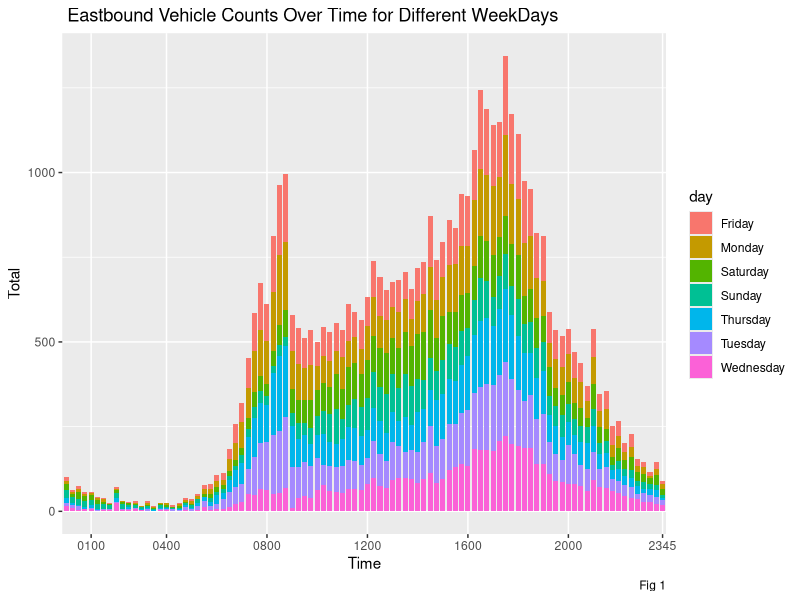
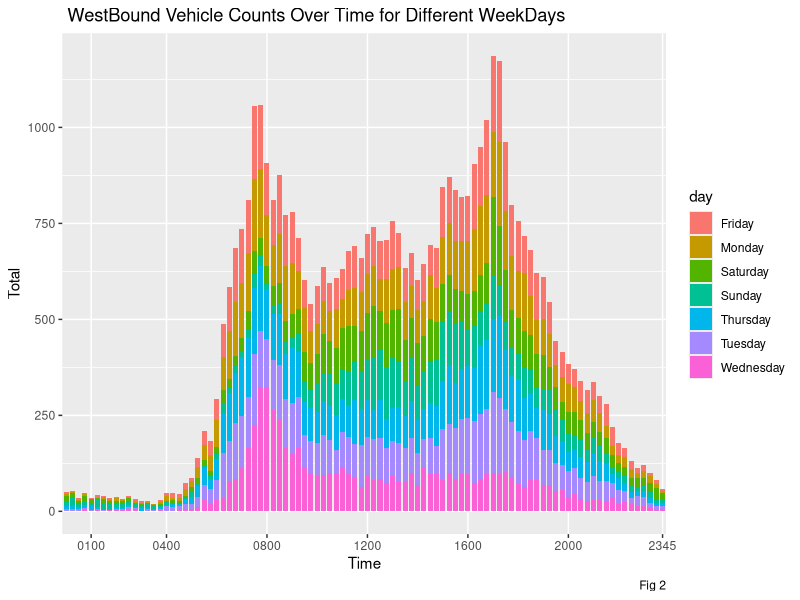

These charts were generated, in order, by the following R code: (Note: this script raises an error after producing the figures.)
## ---- chunk 1
knitr::opts_chunk$set(echo = TRUE,warning=FALSE, message = FALSE)

## ---- chunk 2

suppressMessages(require(readxl))
suppressMessages(require(ggplot2))
suppressMessages(require(dplyr))
suppressMessages(require(stringi))
suppressMessages(require(lubridate))
suppressMessages(require(tidyr))
suppressMessages(require(RColorBrewer))
suppressMessages(require(ggridges))

## ---- chunk 3

setwd("D:/Ratul/MyGit/Data-Visualisation/TrafficDataAnalysis")
my_data_eastbound <- read_excel("Data_Preprocess.xlsx",sheet = 1)
my_data_westbound <- read_excel("Data_Preprocess.xlsx",sheet = 2)

## ---- chunk 4
#Extract Day of Week
dow <- function(x) format(as.Date(x), "%A")
#Get the Day of Week in both the data
my_data_eastbound$day <- dow(my_data_eastbound$Day)
my_data_westbound$day <- dow(my_data_westbound$Day)

## ---- chunk 5

ggplot(data = my_data_eastbound, aes(x=Time, y = Total, fill=day))+
  geom_bar(stat = "identity", width=0.8) +
  scale_x_discrete(breaks=c('0100','0400','0800','1200','1600','2000','2345')) +
  ggtitle(" Eastbound Vehicle Counts Over Time for Different WeekDays") +
  labs(caption = "Fig 1")

ggplot(data = my_data_westbound, aes(x=Time, y = Total, fill=day))+
  geom_bar(stat = "identity", width=0.8) +
  scale_x_discrete(breaks=c('0100','0400','0800','1200','1600','2000','2345')) +
  ggtitle(" WestBound Vehicle Counts Over Time for Different WeekDays") +
  labs(caption = "Fig 2")


## ---- chunk 6

my_data_eastbound_upd <- my_data_eastbound %>% select (Day,day,Time,Total,`Cls-1`:`Cls-11`)

# Create Date Time Stamp 
stri_sub(my_data_eastbound_upd$Time, 3, 2) <- ":"
my_data_eastbound_upd$DayTime <- ymd_hm(paste(as.character(my_data_eastbound_upd$Day),
                                              my_data_eastbound_upd$Time))
# Extract Date
my_data_eastbound_upd$Date <- date(my_data_eastbound_upd$DayTime)

# Organise the columns
my_data_eastbound_upd <- my_data_eastbound_upd %>% select(DayTime,Date,day,Total,`Cls-1`:`Cls-11`)

# Get Hourly Sum
my_data_eastbound_upd.hour.sum <- aggregate(my_data_eastbound_upd["Total"], 
                      list(DateTime = cut(my_data_eastbound_upd$DayTime, breaks="hour")), 
                      sum, na.rm = TRUE)
# Get Date
my_data_eastbound_upd.hour.sum$Date <- date(my_data_eastbound_upd.hour.sum$DateTime)

# Get the Hour of the Day
my_data_eastbound_upd.hour.sum$Time <-  hour(my_data_eastbound_upd.hour.sum$DateTime)

# Get the WeekDay
my_data_eastbound_upd.hour.sum$Day <- dow(my_data_eastbound_upd.hour.sum$DateTime)

# Add AM PM to separate the data into two half
my_data_eastbound_upd.hour.sum$AMPM[my_data_eastbound_upd.hour.sum$Time >= 0 & my_data_eastbound_upd.hour.sum$Time < 12]<-"AM"
my_data_eastbound_upd.hour.sum$AMPM[my_data_eastbound_upd.hour.sum$Time >= 12 ]<-"PM"
my_data_eastbound_upd.hour.sum$AMPM <-factor(my_data_eastbound_upd.hour.sum$AMPM, levels=c("AM","PM"))

#replace 12 pm with 11.99 am
new.rows<-my_data_eastbound_upd.hour.sum[my_data_eastbound_upd.hour.sum$Time == 12, ] 
new.rows$AMPM <- "AM"
new.rows$Time <- 11.9999
my_data_eastbound_upd.hour.sum.newrows <- rbind(my_data_eastbound_upd.hour.sum, new.rows)

## ---- chunk 7


my_data_westbound_upd <- my_data_westbound %>% select (Day,day,Time,Total,`Cls-1`:`Cls-11`)

# Create Date Time Stamp 
stri_sub(my_data_westbound_upd$Time, 3, 2) <- ":"
my_data_westbound_upd$DayTime <- ymd_hm(paste(as.character(my_data_westbound_upd$Day),
                                              my_data_westbound_upd$Time))
# Extract Date
my_data_westbound_upd$Date <- date(my_data_westbound_upd$DayTime)

# Organise the columns
my_data_westbound_upd <- my_data_westbound_upd %>% select(DayTime,Date,day,Total,`Cls-1`:`Cls-11`)

# Get Hourly Sum
my_data_westbound_upd.hour.sum <- aggregate(my_data_westbound_upd["Total"], 
                      list(DateTime = cut(my_data_westbound_upd$DayTime, breaks="hour")), 
                      sum, na.rm = TRUE)

# Get Date
my_data_westbound_upd.hour.sum$Date <- date(my_data_westbound_upd.hour.sum$DateTime)

# Get the Hour of the Day
my_data_westbound_upd.hour.sum$Time <-  hour(my_data_westbound_upd.hour.sum$DateTime)

# Get the WeekDay
my_data_westbound_upd.hour.sum$Day <- dow(my_data_westbound_upd.hour.sum$DateTime)

# Add AM PM to separate the data into two half
my_data_westbound_upd.hour.sum$AMPM[my_data_westbound_upd.hour.sum$Time >= 0 & my_data_westbound_upd.hour.sum$Time < 12]<-"AM"
my_data_westbound_upd.hour.sum$AMPM[my_data_westbound_upd.hour.sum$Time >= 12 ]<-"PM"
my_data_westbound_upd.hour.sum$AMPM <-factor(my_data_westbound_upd.hour.sum$AMPM, levels=c("AM","PM"))

#replace 12 pm with 11.99 am
new.rows<-my_data_westbound_upd.hour.sum[my_data_westbound_upd.hour.sum$Time == 12, ] 
new.rows$AMPM <- "AM"
new.rows$Time <- 11.9999

my_data_westbound_upd.hour.sum.newrows <- rbind(my_data_westbound_upd.hour.sum, new.rows)


## ---- chunk 8

p <- ggplot(my_data_eastbound_upd.hour.sum.newrows, aes(x = Time,fill=AMPM )) +
  
  geom_ridgeline(aes(height = Total, y=0), size=0.2, alpha=0.7) +
  
  scale_x_continuous(breaks=c(0,4,8,12,16,20))+
  scale_y_continuous(name ="VehicleCounts")+ #breaks=c(0,50,100,150,200,250),
  
  geom_vline(aes(xintercept = 7),linetype="dotted", colour = 'red', size = 0.2 ) +
  geom_vline(aes(xintercept = 17),linetype="dotted", colour = 'red', size = 0.2 ) +
  geom_text(label="7 AM", x=7, y=800, hjust=-0.2, size=2) +  # title of left line
  geom_text(label="5 PM", x=17, y=800, hjust=-0.2, size=2) + # title of right line
 
  scale_fill_manual(values=c("goldenrod1","cornflowerblue"), name="ampm")+
  
  #faceted grid view      
  facet_grid(. ~ Day, switch = "x")  +
  
  theme(axis.title.x=element_blank(), 
        axis.text.x = element_text(size = 5.5,vjust=6),
        axis.ticks.x = element_blank(),
        panel.grid =element_blank(), 
        panel.background = element_blank(),
        legend.title = element_blank(),
        
        strip.placement = "outside",
        strip.text.x = element_text(size=6)
  ) +
  ggtitle("Eastbound Vehicle Counts Over Time for Different WeekDays") +
  labs(caption = "Fig 3")

p

## ---- chunk 9

p <- ggplot(my_data_westbound_upd.hour.sum.newrows, aes(x = Time,fill=AMPM )) +
  
  geom_ridgeline(aes(height = Total, y=0), size=0.2, alpha=0.7) +
  
  scale_x_continuous(breaks=c(0,4,8,12,16,20))+
  scale_y_continuous(name ="VehicleCounts")+ #breaks=c(0,50,100,150,200,250),
  
  geom_vline(aes(xintercept = 7),linetype="dotted", colour = 'red', size = 0.2 ) +
  geom_vline(aes(xintercept = 17),linetype="dotted", colour = 'red', size = 0.2 ) +
  geom_text(label="7 AM", x=7, y=800, hjust=-0.2, size=2) +  # title of left line
  geom_text(label="5 PM", x=17, y=800, hjust=-0.2, size=2) + # title of right line
 
  scale_fill_manual(values=c("goldenrod1","cornflowerblue"), name="ampm")+
  
  #faceted grid view      
  facet_grid(. ~ Day, switch = "x")  +
  
  theme(axis.title.x=element_blank(), 
        axis.text.x = element_text(size = 5.5,vjust=6),
        axis.ticks.x = element_blank(),
        panel.grid =element_blank(), 
        panel.background = element_blank(),
        legend.title = element_blank(),
        
        strip.placement = "outside",
        strip.text.x = element_text(size=6)
  ) +
  ggtitle("Westbound Vehicle Counts Over Time for Different WeekDays") +
  labs(caption = "Fig 4")

p
## ---- chunk 10
veh_type_veh_count_data <- read_excel("Data_Preprocess.xlsx",sheet = 3)
veh_type_veh_count_data$VehType <- stri_c("Cls",as.character(veh_type_veh_count_data$Class))
veh_type_veh_count_data

## ---- chunk 11

# Summarise after Group by Date
my_data_eastbound_upd.Veh.Sum <- my_data_eastbound_upd %>% group_by(Date) %>%
  summarise(Cls1 = sum(`Cls-1`),
            Cls2 = sum(`Cls-2`),
            Cls3 = sum(`Cls-3`),
            Cls4 = sum(`Cls-4`),
            Cls5 = sum(`Cls-5`),
            Cls6 = sum(`Cls-6`),
            Cls7 = sum(`Cls-7`),
            Cls8 = sum(`Cls-8`),
            Cls9 = sum(`Cls-9`),
            Cls10 = sum(`Cls-10`),
            Cls11 = sum(`Cls-11`)
            )

# Convert to Tall Format
my_data_eastbound_upd.Veh.Sum.Tall <- gather(my_data_eastbound_upd.Veh.Sum, "VehType", "Counts",Cls1:Cls11)

my_data_eastbound_upd.Veh.Sum.Tall <- merge(my_data_eastbound_upd.Veh.Sum.Tall,veh_type_veh_count_data) %>% select(Date, Description,Counts)

getPalette = brewer.pal(11, "Set3")

ggplot(my_data_eastbound_upd.Veh.Sum.Tall, aes(x = Date, 
                                    y=Counts, fill=Description
                                   )) +
  geom_bar(stat="identity", width=0.8)  +
  scale_y_continuous(name = "Vehicle Counts") + 
  scale_x_date(date_labels = "%d-%b", breaks = as.Date(c("2016-11-18","2016-11-19","2016-11-20",
                                                         "2016-11-21","2016-11-22","2016-11-23","2016-11-24"))) +
  scale_fill_manual(values=getPalette) +
  ggtitle("East Bound Daily Vehicle Counts by Type ") +
  labs(caption = "Fig 7")


## ---- chunk 12

ggplot(data = my_data_eastbound_upd.Veh.Sum.Tall, aes(x = Date, 
                                          y=Counts, color = Description,
                                          group = Description)) +
  geom_point(aes(shape = Description)) +
  geom_line() +
  scale_fill_manual(values=getPalette) +
  scale_shape_manual(values = c(1,2,3,4,5,6,7,8,9,10,11)) +
  scale_x_date(date_labels = "%d-%b", breaks = as.Date(c("2016-11-18","2016-11-19","2016-11-20",
                                                         "2016-11-21","2016-11-22","2016-11-23","2016-11-24"))) +
  scale_y_continuous(name = "Vehicle Counts") +
  ggtitle("East Bound Daily Vehicle Counts by Type ") +
  labs(caption = "Fig 8")

## ---- chunk 13
my_data_eastbound_upd.Veh.Sum.Tall.Updt <- merge(my_data_eastbound_upd.Veh.Sum.Tall,veh_type_veh_count_data) %>%  
  select(Date,CommonClass,Counts) %>%
  group_by(Date,CommonClass) %>%
  summarise(Counts = sum(Counts))

head(my_data_eastbound_upd.Veh.Sum.Tall.Updt)

## ---- chunk 14
ggplot(my_data_eastbound_upd.Veh.Sum.Tall.Updt, aes(x = Date, 
                                    y=Counts, fill=CommonClass
                                   )) +
  geom_bar(stat="identity", width=0.8)  +
  scale_y_continuous(name = "Vehicle Counts") + 
  scale_fill_manual(values=brewer.pal(6, "Set2")) +
  scale_x_date(date_labels = "%d-%b", breaks = as.Date(c("2016-11-18","2016-11-19","2016-11-20",
                                                         "2016-11-21","2016-11-22","2016-11-23","2016-11-24"))) +
  # scale_fill_manual(values=getPalette) +
  ggtitle("East Bound Daily Vehicle Counts by Type ") +
  labs(caption = "Fig 9")

## ---- chunk 15
my_data_westbound_upd.Veh.Sum <- my_data_westbound_upd %>% group_by(Date) %>%
  summarise(Cls1 = sum(`Cls-1`),
            Cls2 = sum(`Cls-2`),
            Cls3 = sum(`Cls-3`),
            Cls4 = sum(`Cls-4`),
            Cls5 = sum(`Cls-5`),
            Cls6 = sum(`Cls-6`),
            Cls7 = sum(`Cls-7`),
            Cls8 = sum(`Cls-8`),
            Cls9 = sum(`Cls-9`),
            Cls10 = sum(`Cls-10`),
            Cls11 = sum(`Cls-11`)
            )

my_data_westbound_upd.Veh.Sum.Tall <- gather(my_data_westbound_upd.Veh.Sum, "VehType", "Counts",Cls1:Cls11)

my_data_westbound_upd.Veh.Sum.Tall <- merge(my_data_westbound_upd.Veh.Sum.Tall,veh_type_veh_count_data) %>% select(Date, Description,Counts)

getPalette = brewer.pal(11, "Set3")

ggplot(my_data_westbound_upd.Veh.Sum.Tall, aes(x = Date, 
                                    y=Counts, fill=Description
                                   )) +
  geom_bar(stat="identity", width=0.8)  +
  scale_y_continuous(name = "Vehicle Counts") + 
  scale_x_date(date_labels = "%d-%b", breaks = as.Date(c("2016-11-18","2016-11-19","2016-11-20",
                                                         "2016-11-21","2016-11-22","2016-11-23","2016-11-24"))) +
  scale_fill_manual(values=getPalette) +
  ggtitle("West Bound Daily Vehicle Counts by Type ") +
  labs(caption = "Fig 10")

## ---- chunk 16

ggplot(data = my_data_westbound_upd.Veh.Sum.Tall, aes(x = Date, 
                                          y=Counts, color = Description,
                                          group = Description)) +
  geom_point(aes(shape = Description)) +
  geom_line() +
  scale_fill_manual(values=getPalette) +
  scale_shape_manual(values = c(1,2,3,4,5,6,7,8,9,10,11)) +
  scale_x_date(date_labels = "%d-%b", breaks = as.Date(c("2016-11-18","2016-11-19","2016-11-20",
                                                         "2016-11-21","2016-11-22","2016-11-23","2016-11-24"))) +
  scale_y_continuous(name = "Vehicle Counts") +
  ggtitle("West Bound Daily Vehicle Counts by Type ") +
  labs(caption = "Fig 11")

## ---- chunk 17
my_data_westbound_upd.Veh.Sum.Tall.Updt <- merge(my_data_westbound_upd.Veh.Sum.Tall,veh_type_veh_count_data) %>%  
  select(Date,CommonClass,Counts) %>%
  group_by(Date,CommonClass) %>%
  summarise(Counts = sum(Counts))

head(my_data_westbound_upd.Veh.Sum.Tall.Updt)

## ---- chunk 18

ggplot(my_data_westbound_upd.Veh.Sum.Tall.Updt, aes(x = Date, 
                                    y=Counts, fill=CommonClass
                                   )) +
  geom_bar(stat="identity", width=0.8)  +
  scale_y_continuous(name = "Vehicle Counts") + 
  scale_fill_manual(values=brewer.pal(6, "Set2")) +
  scale_x_date(date_labels = "%d-%b", breaks = as.Date(c("2016-11-18","2016-11-19","2016-11-20",
                                                         "2016-11-21","2016-11-22","2016-11-23","2016-11-24"))) +
  ggtitle("West Bound Daily Vehicle Counts by Type ") +
  labs(caption = "Fig 12")

## ---- chunk 19

turning_data <- read_excel("Data_Preprocess.xlsx",sheet = 4)

# Get header data
turning_header<-c("Direction", "DateTime",as.vector(unname(unlist(turning_data[1,2:11]))))
# Create a blank dataframe
mydata_turning <- as.data.frame(matrix(,ncol=12,nrow=0))

# As the data is spreaded over the different direction I will convert it into tall form for all the directions
n <- 2
while(n <= 112){

  tempdf <- slice(turning_data,2:n()) %>% select(1,n:(n+9))
  
  tempdf <- cbind(Direction=stri_sub(colnames(tempdf)[2],0,6),tempdf)
  
  colnames(mydata_turning)<- turning_header
  tempdf <- unname(tempdf)
  colnames(tempdf)<- turning_header

  mydata_turning <- rbind(mydata_turning, tempdf)

  n <- n+10
  
}
mydata_turning$Direction <- as.character(mydata_turning$Direction)

mydata_turning[,3:12] = apply(mydata_turning[,3:12], 2, function(x) as.numeric(as.character(x)));

mydata_turning <- mydata_turning %>% mutate(Hour = hour(DateTime))

# Summarise the vehicle counts 
mydata_turning_hourly <- mydata_turning %>% group_by(Direction,Hour) %>%
  summarise(
    PCL = sum(PCL),
    MCL = sum(MCL),
    CAR = sum(CAR)+ sum(TAXI),
    LGV = sum(LGV),
    OGV = sum(OGV1)+sum(OGV2),
    CITYBUS = sum(CDB),
    EIREANNBUS = sum(BEB), 
    OTHERBUS = sum(OB)
    
  )

head(mydata_turning_hourly)

## ---- chunk 20

mydata_turning_hourly_fromMoycullen <- mydata_turning_hourly %>% 
  filter( Direction == "B => D" || Direction == "B => C" || Direction == "B => A" )

mydata_turning_hourly_toMoycullen <- mydata_turning_hourly %>% 
  filter( Direction == "A => B" || Direction == "C => B" || Direction == "D => B" )

print("Total Vehicles From Moycullen - ")
print(colSums(Filter(is.numeric,mydata_turning_hourly_fromMoycullen)))

print("Total Vehicles Towards Moycullen - ")
print(colSums(Filter(is.numeric,mydata_turning_hourly_toMoycullen)))

## ---- chunk 21


ggplot(data = mydata_turning_hourly_fromMoycullen, aes(x=Hour, y= CAR, fill=Direction))+
  geom_bar(stat = "identity", width=0.8) +
  scale_x_continuous(breaks = c(7,8,9,10,11,12,13,14,15,16,17,18))+
  xlab("Hours")+
  ylab("Car Counts")+
  ggtitle("Total Car Counts From Moycullen to City/University") +
  labs(caption = "Fig 13")



ggplot(data = mydata_turning_hourly_toMoycullen, aes(x=Hour, y= CAR, fill=Direction))+
  geom_bar(stat = "identity", width=0.8) +
  scale_x_continuous(breaks = c(7,8,9,10,11,12,13,14,15,16,17,18))+
  xlab("Hours")+
  ylab("Car Counts")+
  ggtitle("Total Car Counts From City/University to Moycullen") +
  labs(caption = "Fig 14")

## ---- chunk 22

print("Total Vehicle Counts - ")
print(colSums(Filter(is.numeric,mydata_turning_hourly)))
print("Total Vehicle Counts From Moycullen - ")
print(colSums(Filter(is.numeric,mydata_turning_hourly_fromMoycullen)))
print("Total Vehicle Counts Towards Moycullen - ")
print(colSums(Filter(is.numeric,mydata_turning_hourly_toMoycullen)))


## ---- chunk 23

ggplot(data = mydata_turning_hourly_fromMoycullen, aes(x=Hour, y= PCL, fill=Direction))+
  geom_bar(stat = "identity", width=0.8) +
  scale_x_continuous(breaks = c(7,8,9,10,11,12,13,14,15,16,17,18))+
  xlab("Hours")+
  ylab("Cyclist Counts")+
  ggtitle("Total Cyclist Counts From Moycullen to City/University") +
  labs(caption = "Fig 15")



ggplot(data = mydata_turning_hourly_toMoycullen, aes(x=Hour, y= PCL, fill=Direction))+
  geom_bar(stat = "identity", width=0.8) +
  scale_x_continuous(breaks = c(7,8,9,10,11,12,13,14,15,16,17,18))+
  xlab("Hours")+
  ylab("Cyclist Counts")+
  ggtitle("Total Cyclist Counts From City/University to Moycullen") +
  labs(caption = "Fig 16")

ggplot(data = mydata_turning_hourly , aes(x=Hour, y= PCL, fill=Direction))+
  geom_bar(stat = "identity", width=0.8) +
  scale_x_continuous(breaks = c(7,8,9,10,11,12,13,14,15,16,17,18))+
  xlab("Hours")+
  ylab("Cyclist Counts")+
  ggtitle("Overall Cyclist Counts in the Given Junction") +
  labs(caption = "Fig 17")



